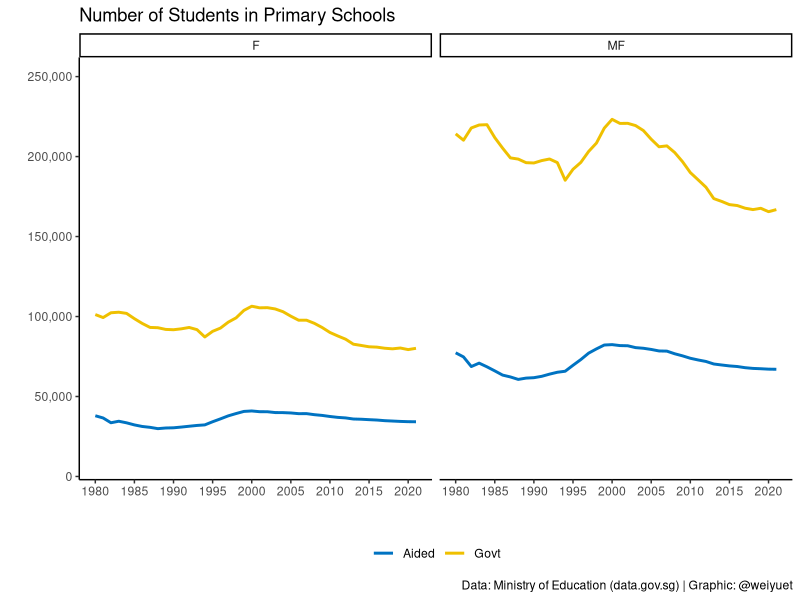
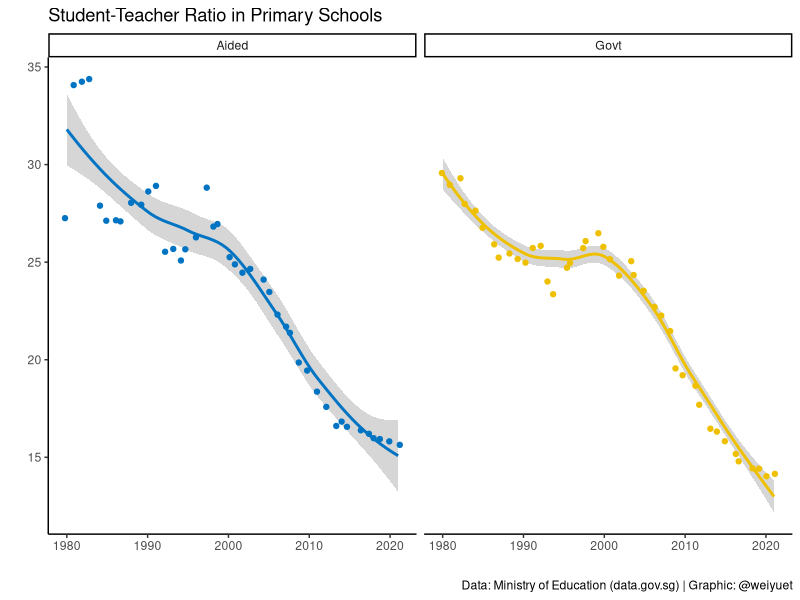
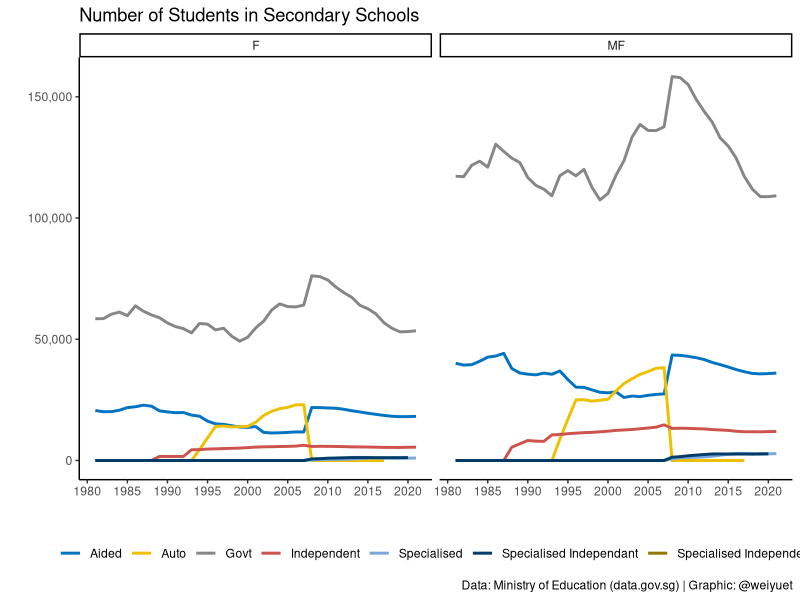
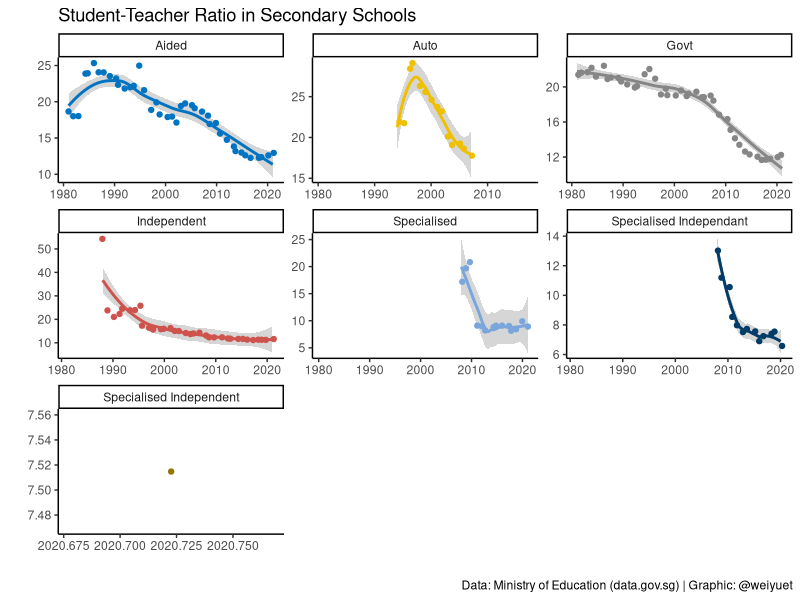
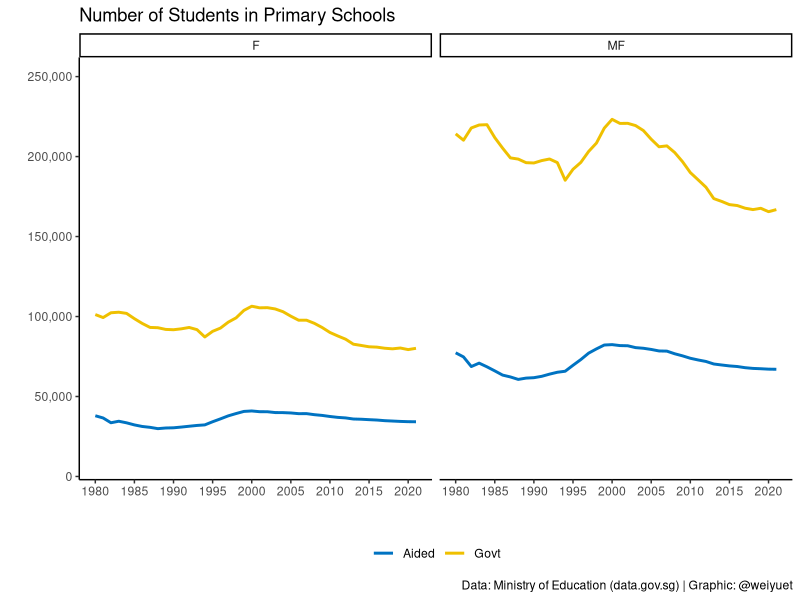
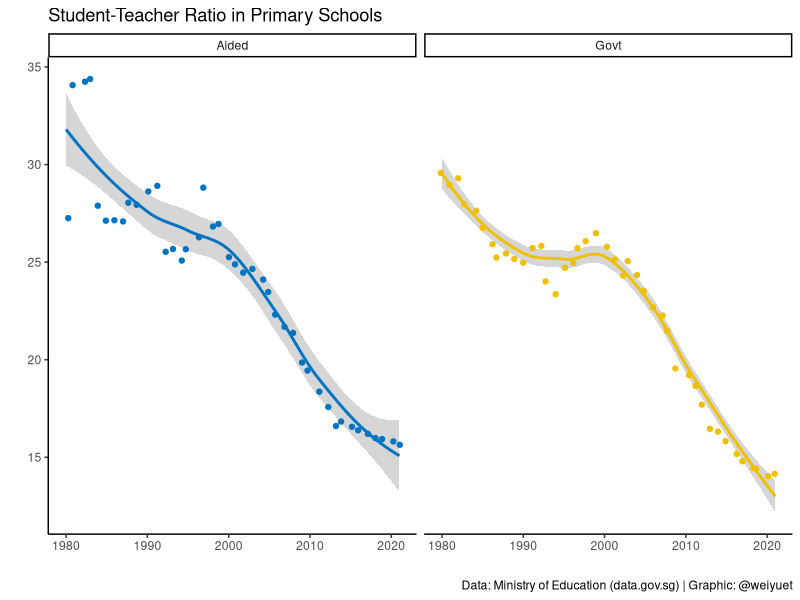
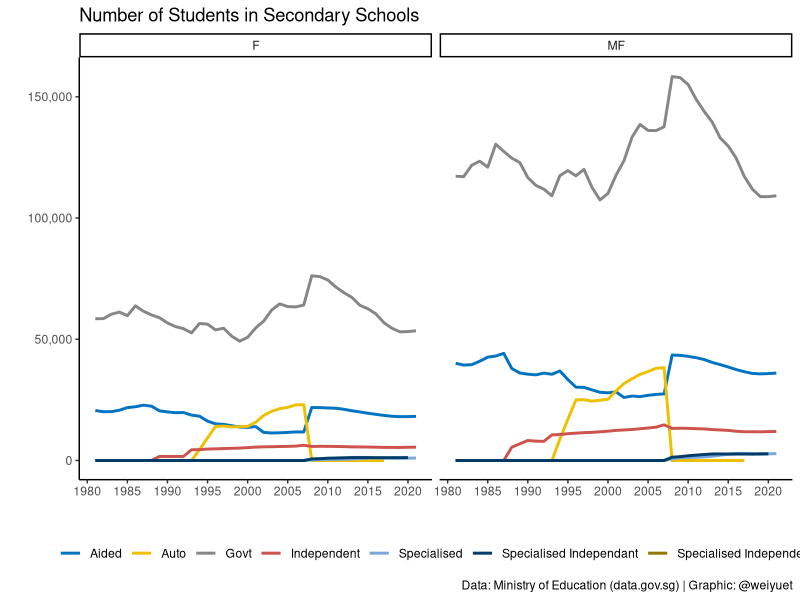
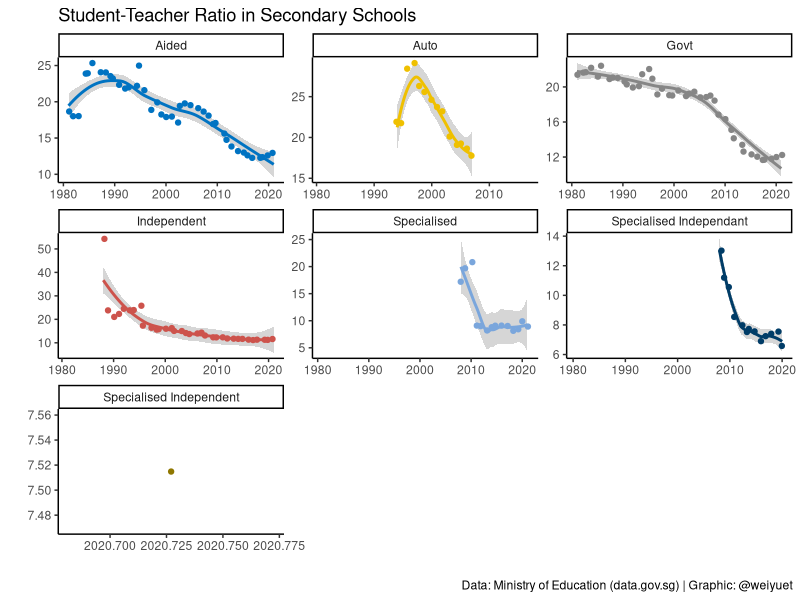

Write R code to recreate these figures, in order.
# Load libraries
library(tidyverse)
library(scales)
library(ggsci)

# Load data
students_and_teachers_primary_schools <- read_csv("data/students-and-teachers-in-schools/students-and-teachers-primary-schools.csv")

# Plot number of students in primary schools
students_and_teachers_primary_schools %>% 
  ggplot(aes(x = year, y = students_pri,
             colour = school_type)) +
  geom_line(size = 1) +
  facet_wrap(~sex) +
  theme_classic() +
  theme(legend.position = "bottom",
        legend.title = element_blank()) +
  guides(colour = guide_legend(nrow = 1)) +
  scale_colour_jco() +
  scale_x_continuous(breaks = seq(1980, 2020, 5)) +
  scale_y_continuous(labels = label_number(big.mark = ","), 
                     limits = c(10000, 250000)) +
  labs(x = "", y = "",
       title = "Number of Students in Primary Schools",
       colour = "School Type",
       caption = "Data: Ministry of Education (data.gov.sg) | Graphic: @weiyuet")

# Save image
ggsave("figures/primary-school-students.png", width = 8, height = 6)

# Wrangle data
# Calculate student-teacher ratio
students_and_teachers_primary_schools <- students_and_teachers_primary_schools %>% 
  mutate(student_teacher_ratio = students_pri/teachers_pri)

students_and_teachers_primary_schools %>% 
  filter(sex == "MF") %>%
  ggplot(aes( x = year, y = student_teacher_ratio, colour = school_type)) +
  geom_smooth() +
  geom_jitter() +
  facet_wrap(~school_type) +
  theme_classic() +
  theme(legend.position = "none") +
  scale_colour_jco() +
  labs(x = "", y = "",
       title = "Student-Teacher Ratio in Primary Schools",
       caption = "Data: Ministry of Education (data.gov.sg) | Graphic: @weiyuet")

# Save image
ggsave("figures/student-teacher-ratio-primary-schools.png", width = 8, height = 6)

# Load data
students_and_teachers_secondary_schools <- read_csv("data/students-and-teachers-in-schools/students-and-teachers-secondary-schools.csv")

# Plot number of secondary school students
students_and_teachers_secondary_schools %>% 
  ggplot(aes(x = year, y = student_sec,
             colour = school_type)) +
  geom_line(size = 1) +
  facet_wrap(~sex) +
  theme_classic() +
  theme(legend.position = "bottom",
        legend.title = element_blank()) +
  guides(colour = guide_legend(nrow = 1)) +
  scale_colour_jco() +
  scale_x_continuous(breaks = seq(1980, 2020, 5)) +
  scale_y_continuous(labels = label_number(big.mark = ",")) +
  labs(x = "", y = "",
       title = "Number of Students in Secondary Schools",
       colour = "School Type",
       caption = "Data: Ministry of Education (data.gov.sg) | Graphic: @weiyuet")

# Save image
ggsave("figures/secondary-school-students.png", width = 8, height = 6)

# Wrangle data
# Calculate student-teacher ratio
students_and_teachers_secondary_schools <- students_and_teachers_secondary_schools %>% 
  mutate(student_teacher_ratio = student_sec/teacher_sec)

students_and_teachers_secondary_schools %>% 
  filter(sex == "MF") %>%
  ggplot(aes( x = year, y = student_teacher_ratio, colour = school_type)) +
  geom_smooth() +
  geom_jitter() +
  facet_wrap(~school_type, scales = "free") +
  theme_classic() +
  theme(legend.position = "none") +
  scale_colour_jco() +
  labs(x = "", y = "",
       title = "Student-Teacher Ratio in Secondary Schools",
       caption = "Data: Ministry of Education (data.gov.sg) | Graphic: @weiyuet")

# Save image
ggsave("figures/student-teacher-ratio-secondary-schools.png", width = 8, height = 6)
